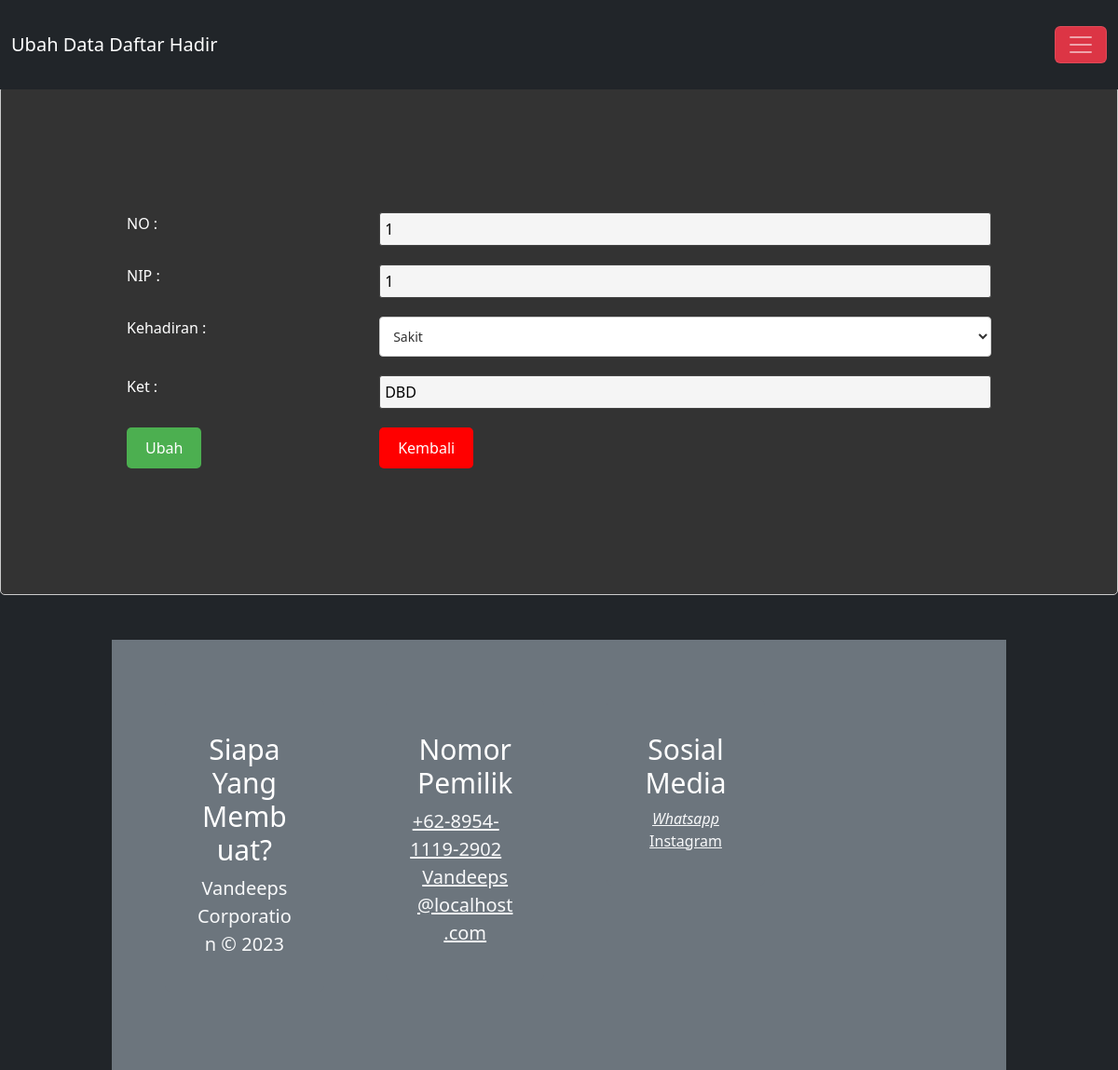
The page /editabsen.php?No=1 on the database as committed earlier.
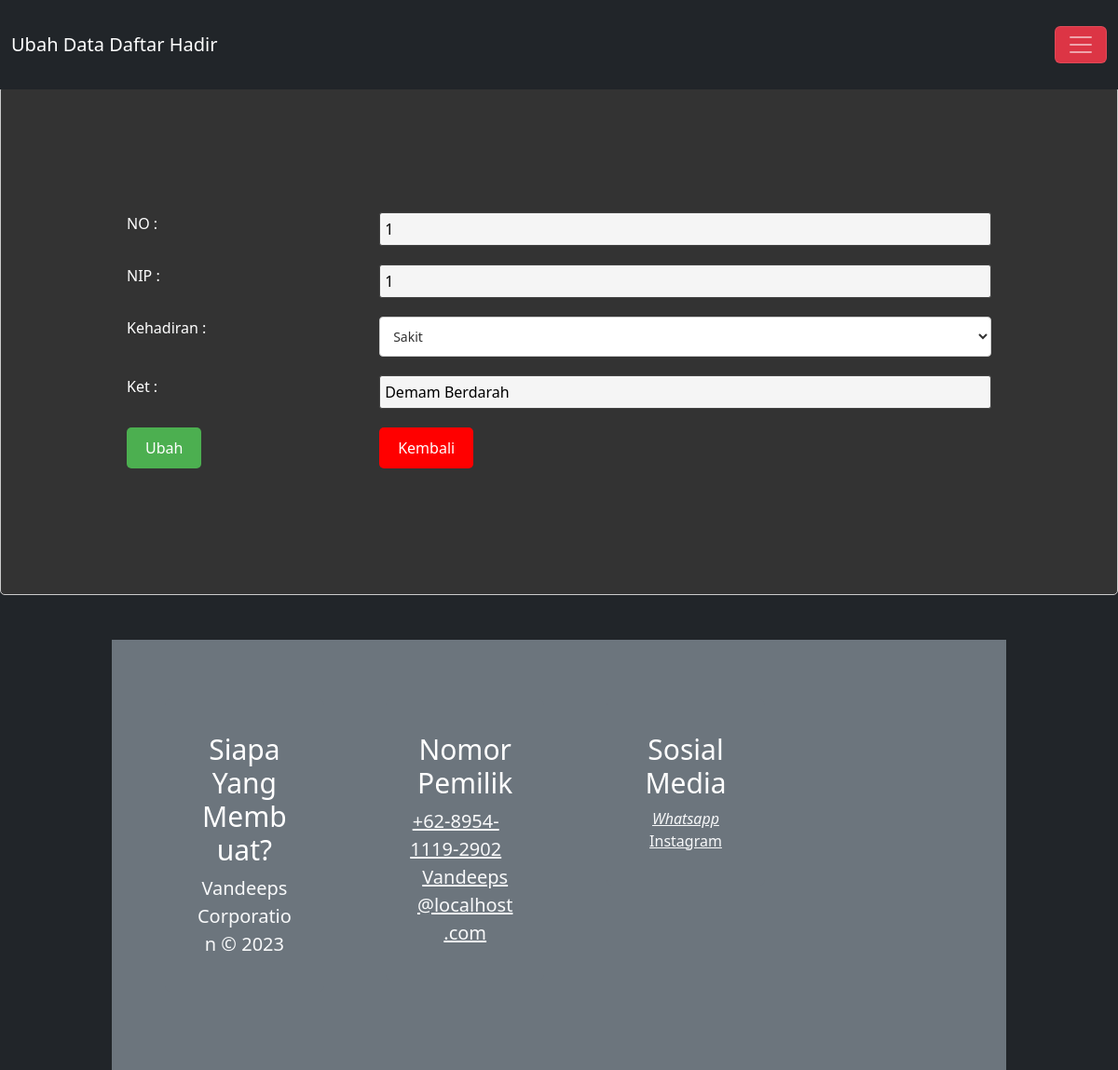
The same page on the database as committed later.
### tables this page shows
CREATE TABLE `tb_absen` (
  `No` int(10) NOT NULL,
  `NIP` varchar(16) NOT NULL,
  `absen` enum('Hadir','Sakit','Izin') NOT NULL,
  `Ket` varchar(100) NOT NULL
);

### editabsen.php (the view, shortened to what this page needs)
<!DOCTYPE html>
<html lang="en">
<head>
    <link rel="stylesheet" href="style1.css" />
  <link href="https://cdn.jsdelivr.net/npm/bootstrap@5.3.1/dist/css/bootstrap.min.css" rel="stylesheet">
</head>
<body>
<a class="btn btn-primary" data-bs-toggle="offcanvas" href="#offcanvasExample" role="button" aria-controls="offcanvasExample">
</a>
<nav class="navbar navbar-dark bg-dark fixed-top">
  <div class="container-fluid">
    <a class="navbar-brand" href="#">Ubah Data Daftar Hadir</a>
    <button class="navbar-toggler" type="button" data-bs-toggle="offcanvas" data-bs-target="#offcanvasDarkNavbar" aria-controls="offcanvasDarkNavbar" aria-label="Toggle navigation">
      <span class="navbar-toggler-icon"></span>
    </button>
  </div>
</nav>
</head>
<body>
<h3 align="center">Ubah Data</h3>
    <?php
    include "koneksi.php";
    if(isset($_GET['No'])){
    $a = $_GET['No'];
    $data =  "SELECT * FROM tb_absen WHERE No = '$a'";
    $sql = mysqli_query($koneksi,$data);
    while ($data = mysqli_fetch_array($sql)){
        ?>
  <form action="proceditabsen.php" method="post">
    <table>
      <tbody>
      <tr>
                <td>NO : </td>
                <td><input type="text" name="No" maxlength="11" value="<?php echo $data['No']?>" readonly=""></td>
            </tr>
      <tr>
                <td>NIP : </td>
                <td><input type="text" name="NIP" maxlength="11" value="<?php echo $data['NIP']?>" readonly=""></td>
            </tr>
            <tr>
            <td>Kehadiran : </td>
<td>
  <select name="absen">
    <option value="Sakit" <?php if ($data['absen'] == "Sakit") echo "selected"; ?>>Sakit</option>
  </select>
</td>
            </tr>
            <tr>
                <td>Ket : </td>
                <td><input type="text" name="Ket" maxlength="100" value="<?php echo $data['Ket']?>"></td>
    </tr>
            <tr>
                <td><input class="button-simpan" type="submit" value="Ubah"></td>
                <td><input class="button-kembali" type="button" value="Kembali" onclick="history.go(-1);"></td>
            </tr>
    </table>
    </form>
    <?php
    }
}
    ?>
<footer>
		<div class="jumbotron jumbotron-fluid bg-secondary p-4 mt-5 mb-0">
			<div class="container">
				<div class="row">
					<div class="col-12 col-sm-12 col-md-12 col-lg-4 col-xl-4 cizgi">
						<div class="card bg-secondary border-0">
							<div class="card-body text-light text-center">
								<h5 class="card-title text-white display-4" style="font-size:30px">Siapa Yang Membuat?</h5>
							<p class="d-inline lead">Vandeeps Corporation © 2023<br>
							</p>
							</div>
						</div>
					</div>
					<div class="col-12 col-sm-12 col-md-6 col-lg-4 col-xl-4 cizgi">
						<div class="card bg-secondary border-0">
							<div class="card-body text-center">
								<h5 class="card-title text-white display-4" style="font-size:30px">Nomor Pemilik</h5>
								<a class="text-light d-block lead" style="margin-left: -20px" href="https://wa.me/+62895411192902"><i class="fa fa-phone mr-2"></i>+62-8954-1119-2902</a>
								<a class="text-light d-block lead" href="#"><i class="fa fa-envelope mr-2"></i>Vandeeps@localhost.com</a>
							</div>
						</div>
					</div>
					<div class="col-12 col-sm-12 col-md-6 col-lg-4 col-xl-4">
						<div class="card bg-secondary border-0">
							<div class="card-body text-center">
							<h5 class="card-title text-white display-4" style="font-size:30px">Sosial Media</h5>
									<a class="text-light" href="https://wa.me/+62895411192902"><i class="fa fa-twitter-square fa-fw fa-2x">Whatsapp</i></a>
									<a class="text-light" href="https://instagram.com/evannsss._?igshid=OGQ5ZDc2ODk2ZA=="><i class="fa fa-instagram fa-fw fa-2x"></i>Instagram</a>
							</div>
						</div>
					</div>
				</div>
			</div>
		</div>
	</footer>
</body>
</html>

Rows that differ between the two databases and show on the page:
changed tb_absen "Sakit": Ket "DBD" → "Demam Berdarah"
